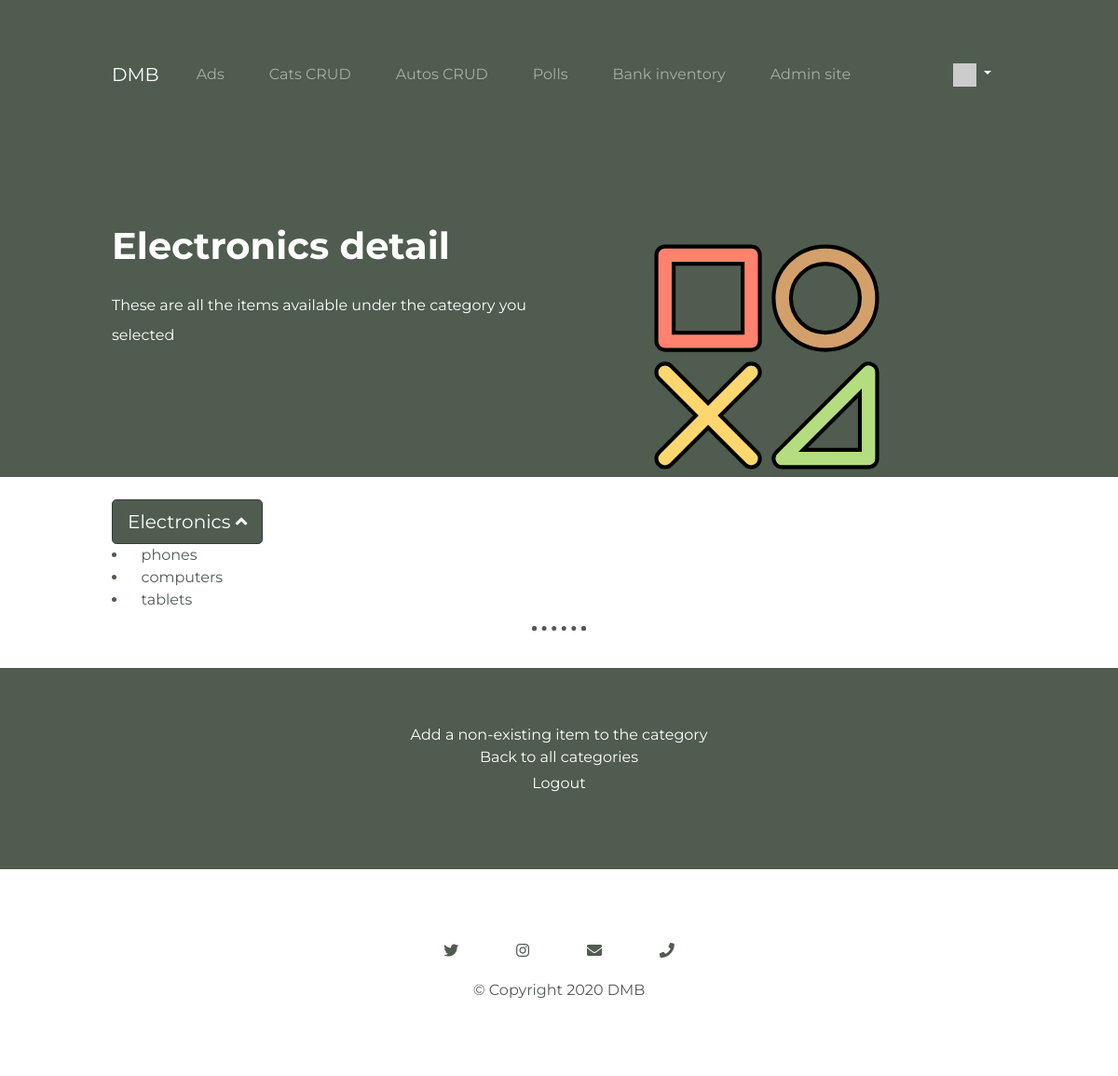
The app's page /bank/category/3/detail (signed in), older data.
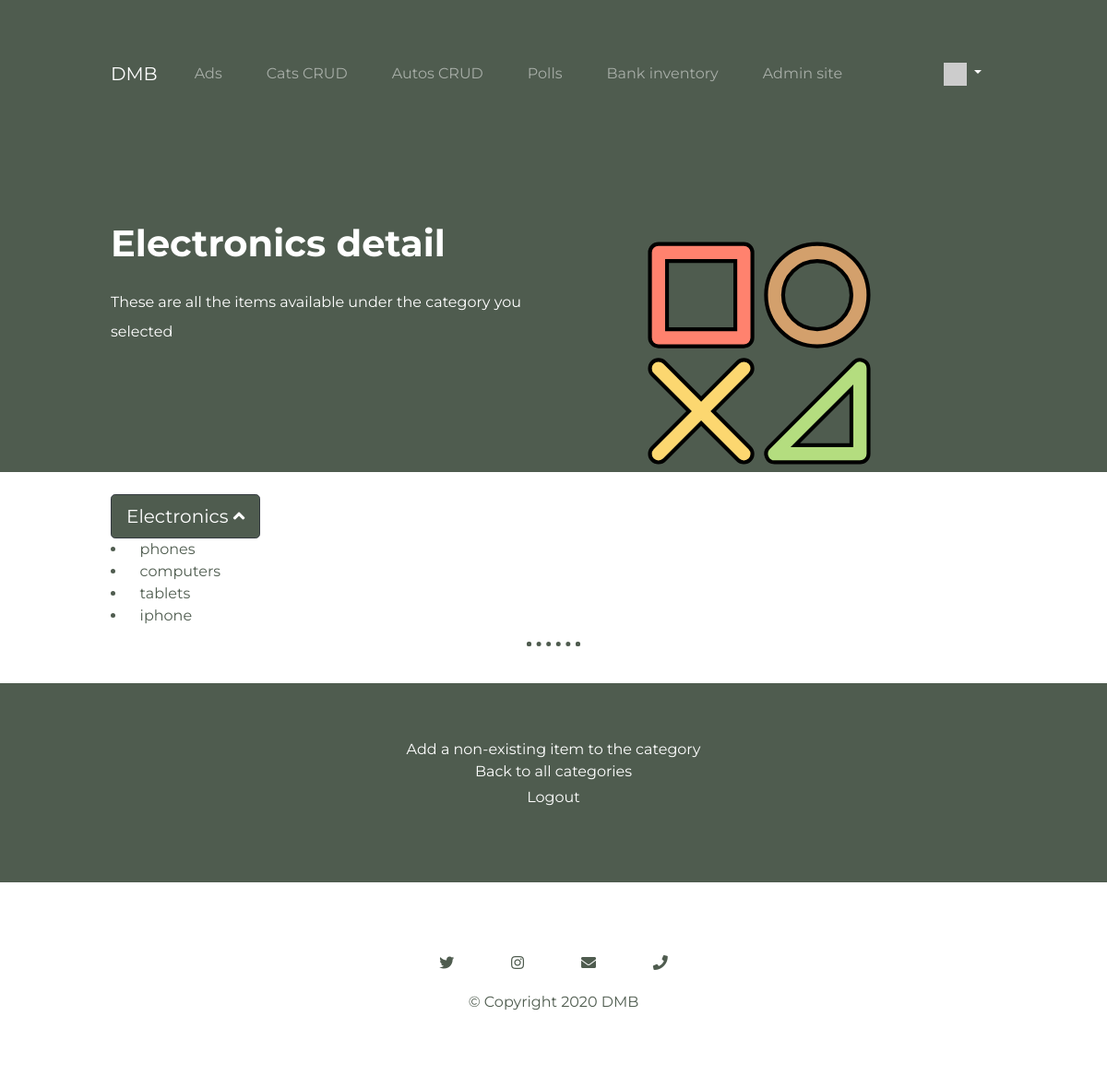
The same page, newer data.
### bank/models.py (models this page shows, shortened)
class Item(models.Model):
    name = models.CharField(
        max_length=200,
        unique = True,
        validators=[MinLengthValidator(2,'Item name must be greater than one character')])
    price = models.DecimalField(max_digits=12, decimal_places=2, null=True)
    quantity = models.PositiveIntegerField(null=True)
    total_price = models.DecimalField(max_digits=15, decimal_places=2, null=True)
    created_at = models.DateTimeField(auto_now_add=True)
    updated_at = models.DateTimeField(auto_now=True)
    picture = models.BinaryField(null=True, blank=True, editable=True)
    content_type = models.CharField(max_length=256, null=True, blank=True,
    help_text='The MIMEType of the file')
    category = models.ForeignKey('Category', on_delete=models.CASCADE, null=True, related_name='item_category')

### bank/views.py (the view)
# urls.py: path('category/<int:pk>/detail', views.CategoryDetailView.as_view(), name = 'category_detail'),
class CategoryDetailView(LoginRequiredMixin, DetailView):
    model = Item
    template_name = 'bank/category_detail.html'
    def get(self, request, pk):
        category = Category.objects.get(id=pk)
        item_list = Item.objects.all()
        ctx = {'category': category, 'item_list':item_list}
        return render(request, self.template_name, ctx)

### home/context_processors.py (called while the page is built)
def settings(request):
    return {
        'settings': django_settings,
    }

### home/templatetags/app_tags.py (called while the page is built)
@register.filter(name='gravatar')
def gravatar(user, size=35):
    email = str(user.email.strip().lower()).encode('utf-8')
    email_hash = md5(email).hexdigest()
    url = "//www.gravatar.com/avatar/{0}?s={1}&d=identicon&r=PG"
    return url.format(email_hash, size)

### bank/templates/bank/category_detail.html (shortened to what this page needs)
{% extends "base_menu.html" %}
{% block content %}
{% load static %}
<section id="title" class="colored-section">
  <div class="container-fluid">
    <div class="row">
      <div class="col-lg-6">
        <h1 class="section-heading">{{category.name}} detail</h1>
        <p>These are all the items available under the category you selected</p>
      </div>
      <div class="col-lg-6">
        <img class="title-image" src="{% static "home/SVG/category.svg" %}">
      </div>
    </div>
  </div>
</section>
{% if category %}
<div class="category container-fluid white-section">
    <button class="btn btn-lg btn-dark" type="button" onclick="ListDrop({{ category.id }});"> {{ category.name }} <i id="ldrop_{{ category.id }}" class="fa fa-angle-up"></i></button><br>
    {% for item in item_list %}
        {% if item.category.name == category.name %}
            <li class="list_{{item.category.id}}"><a href="{% url 'bank:item_detail' item.id %}">{{item.name}}</a></li>
        {% endif %}
    {% endfor %}
    <hr>
</div>
{% endif %}
<div class="container-fluid colored-section home">
    <a href="{% url 'bank:item_create' %}">Add a non-existing item to the category</a>
    <br>
    <a href="{% url 'bank:category_list' %}">Back to all categories</a>
    <p>
        {% if user.is_authenticated %}
            <a href="{% url 'logout' %}?next={% url 'home:all' %}">Logout</a>
        {% else %}
            <a href="{% url 'login' %}?next={% url 'bank:all' %}">Login</a>
        {% endif %}
    </p>
</div>
{% endblock %}

Row changes from the older to the newer data that the page shows:
added Item: name "iphone"
